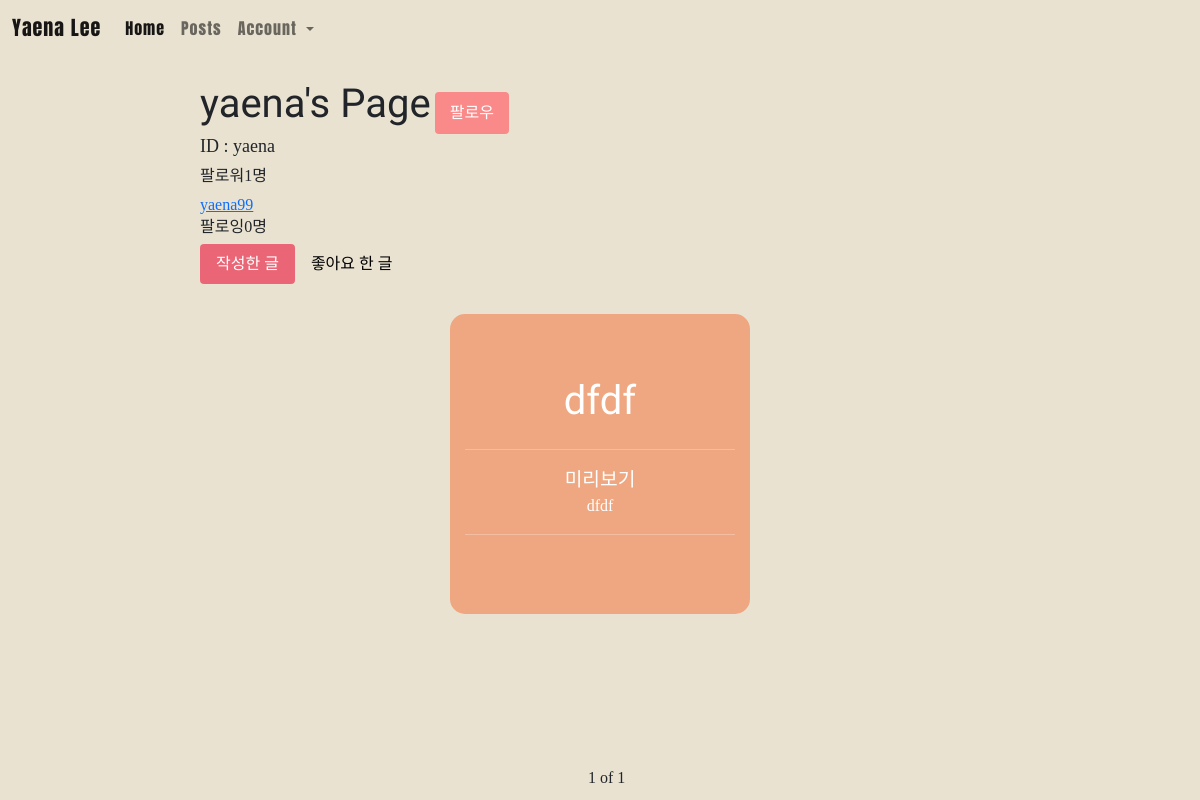
Screenshot of /users/mypage/4/ with the database file from the repository.
### users/models.py (models this page shows)
class Profile(models.Model):
    user = models.OneToOneField(User,on_delete=models.CASCADE)
    followings = models.ManyToManyField("self", related_name = "followers", symmetrical = False)

### main/models.py (models this page shows, shortened)
class Post(models.Model):
    title = models.CharField(max_length=200)
    writer = models.ForeignKey(User,on_delete=models.CASCADE)
    pub_date = models.DateTimeField()
    body = models.TextField()
    image = models.ImageField(upload_to = 'post/', blank = True, null = True)
    like_user_set = models.ManyToManyField(User, blank=True, related_name='likes_user_set',through='Like')
    dislike_user_set = models.ManyToManyField(User, blank=True, related_name='dislikes_user_set',through='Dislike')
    def summary(self):
        return self.body[:20]

### users/views.py (the view)
# urls.py: path('mypage/<int:id>/',mypage,name="mypage"),
def mypage(request, id):
    user = get_object_or_404(User,pk = id)
    post_list = Post.objects.filter(writer=user)
    paginator = Paginator(post_list,8)
    page = request.GET.get('page')
    posts = paginator.get_page(page)
    return render(request,'users/mypage.html',{'posts':posts, 'user':user})

### users/templates/users/mypage.html (shortened to what this page needs)
{% extends 'base.html' %}
{% load static %}
{% block content %}
{% include 'shared/_navbar2.html' %}
<h1 style="margin-left: 200px;padding-top: 80px;display:inline-block">{{user}}'s Page</h1>
    <div style="display:inline-block">
        {% if request.user != user %}
            {% if request.user.profile in user.profile.followers.all%}
                <a href="{% url 'users:follow' user.id %}"><button type="button" class="btn follow_btn">언팔로우</button></a>
            {% else %}
                <a href="{% url 'users:follow' user.id %}"><button type="button" class="btn follow_btn">팔로우</button></a>
            {% endif %}
        {% endif %}
    </div>
    <h4 style="margin-left: 200px;font-family: dream;font-size: 18px;">ID : {{user.username}}</h2>
        <div class="follow_container" style="margin-left:200px">
            <h6> 팔로워{{ user.profile.followers.count }}명</h6>
            {%for follower in user.profile.followers.all %}
                <a href="{% url 'users:mypage' follower.user.id %}">{{ follower.user.username }}</a>
            {% endfor %}
            <h6>팔로잉{{ user.profile.followings.count }}명</h6>
        </div>
        <ul class="nav nav-pills" style="margin-left: 200px; font-family: dream;">
            <li class="nav-item">
              <a class="nav-link active" href="{% url 'users:mypage' user.id %}">작성한 글</a>
            </li>
            <li class="nav-item">
                <a class="nav-link" href="{% url 'users:mypage2' user.id %}" style="color:black">좋아요 한 글</a>
              </li>
        </ul>
    <div  id = "post_container">
        {% for post in posts %}
        <a href = "{% url 'main:detail' post.id %}" style="text-decoration: none;cursor:default">
            <div id = "post_box" style="cursor:pointer; text-align: center;">
                <h1>{{post.title}}</h1>
                <hr style="width: 90%;margin-left: auto;margin-right: auto;">
                <p style="margin:0 ;font-size:larger;">미리보기</p>
                <h7>{{post.summary}}</h7>
                <hr style="width: 90%;margin-left: auto;margin-right: auto;">
            </div>
        </a>
        {% endfor %}
    </div>
    <div id = "page_number" style="position: fixed;bottom:10px;left: 49%;">
        <span>{{posts.number}}</span>
        <span>of</span>
        <span>{{posts.paginator.num_pages}}</span>
      </div>
{% endblock %}

### profile_page/static/css/style.css (style rules this page uses)
html,body { background-color:RGB(233,226,209); }
h1 { font-family: 'Black Han Sans', sans-serif; }
h4 { font-family: 'dream', sans-serif; font-size: 1.5em; }
#post_container { margin-left: 300px; margin-right: 300px; display: grid; grid-template-columns: repeat(auto-fill, minmax(300px, 1fr)); place-items: center; column-gap: 20px; }
#post_box { width: 300px; height: 300px; margin-top: 30px; margin-bottom: 30px; background-color: #efa781; border-radius: 15px; font-family: dream; vertical-align:middle; display: flex; flex-direction: column; justify-content: center; color: white; }
#post_box h1 { font-size: 40px; font-weight:lighter; }
#page_number { font-family: dream; text-align: center; }
.follow_container { font-family: dream; }
.follow_btn { font-family: dream; border:3px solid rgb(250, 137, 137); color : white; background-color: rgb(250, 137, 137); }

### users/templates/users/mypage.html (style rules this page uses)
.nav-pills .nav-link.active, .nav-pills .show>.nav-link { color: #fff; background-color:RGB(234,102,118); }

### rows the page displays
Profile: user.username "yaena99"
Post: title "dfdf", summary "dfdf"

### other values shown
{{ user }} "yaena"
{{ user.username }} "yaena"
{{ user.profile.followers.count }} "1"
{{ user.profile.followings.count }} "0"
{{ posts.number }} "1"
{{ posts.paginator.num_pages }} "1"
